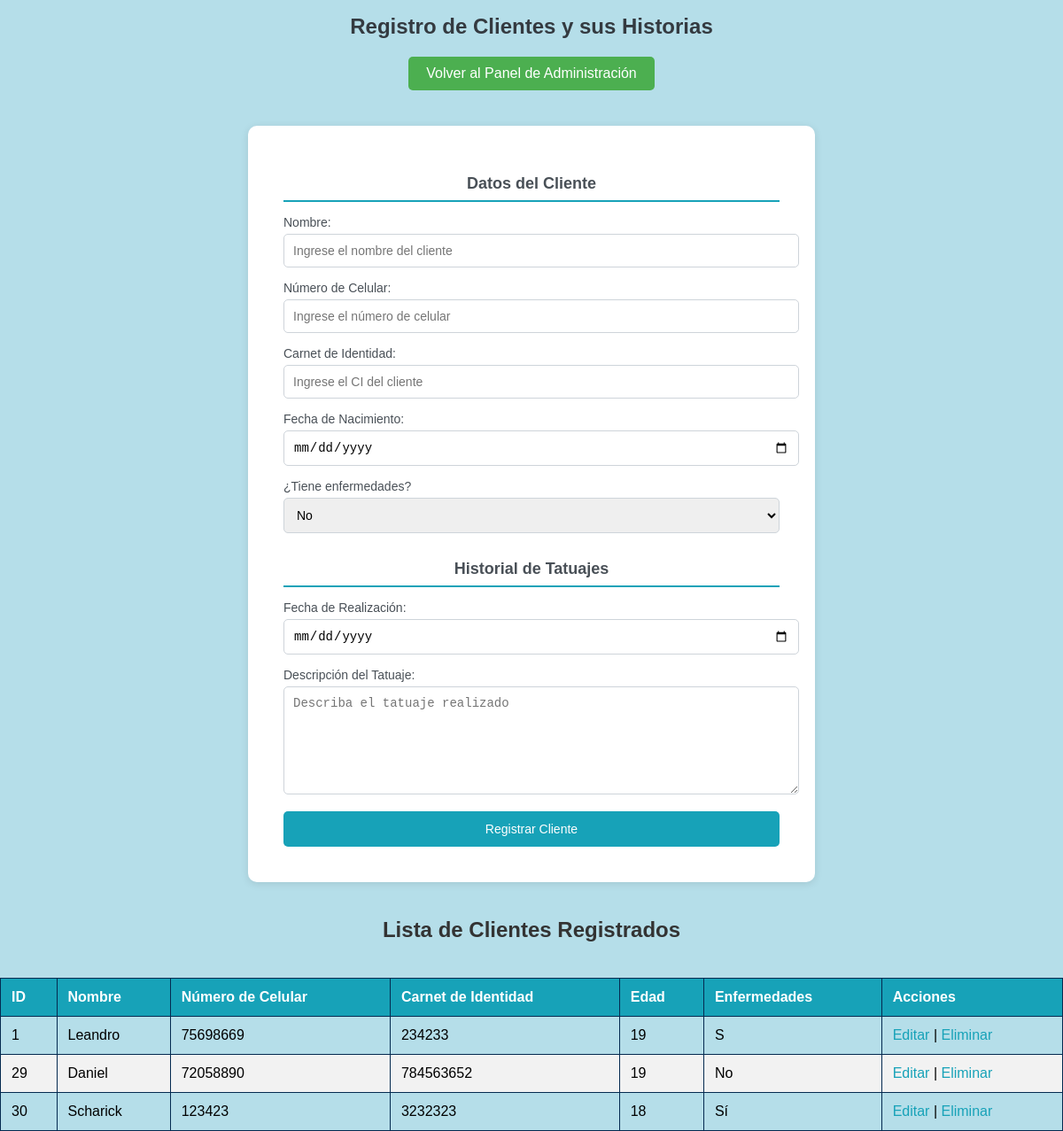
Screenshot of /gestionar_clientes.php with the database file from the repository.
### tables this page shows
CREATE TABLE `cliente` (
  `id` int(11) NOT NULL,
  `nombre` varchar(50) NOT NULL,
  `numero_de_celular` int(8) NOT NULL,
  `carnet_de_identidad` int(8) NOT NULL,
  `edad` int(3) NOT NULL,
  `enfermedades` varchar(2) NOT NULL,
  `historial_medico_id_hm` int(10) NOT NULL,
  `historial_tat_id_historial` int(10) NOT NULL
);

### gestionar_clientes.php (the view, shortened to what this page needs)
<?php
include 'connection.php';
$sql_clientes = "SELECT * FROM cliente";
$result_clientes = $conn->query($sql_clientes);
?>
<!DOCTYPE html>
<html lang="es">
<head>
    <link rel="stylesheet" href="css/estilo.css">
</head>
<body>
    <h1>Registro de Clientes y sus Historias</h1>
    <a href="admin_dashboard.php" class="btn">Volver al Panel de Administración</a>
    <div class="form-container">
        <form method="post" action="gestionar_clientes.php">
            <h2>Datos del Cliente</h2>
            <label for="nombre_cliente">Nombre:</label>
            <input type="text" id="nombre_cliente" name="nombre_cliente" placeholder="Ingrese el nombre del cliente" required>
            <label for="numero_de_celular">Número de Celular:</label>
            <input type="number" id="numero_de_celular" name="numero_de_celular" placeholder="Ingrese el número de celular" required>
            <label for="carnet_de_identidad">Carnet de Identidad:</label>
            <input type="number" id="carnet_de_identidad" name="carnet_de_identidad" placeholder="Ingrese el CI del cliente" required>
            <label for="fecha_nacimiento">Fecha de Nacimiento:</label>
            <input type="date" id="fecha_nacimiento" name="fecha_nacimiento" required onchange="calcularEdad()">
            <label for="enfermedades">¿Tiene enfermedades?</label>
            <select id="enfermedades" name="enfermedades" required onchange="mostrarHistorialMedico()">
                <option value="No">No</option>
            </select>
            <h2>Historial de Tatuajes</h2>
            <label for="fecha_realizacion_tatuaje">Fecha de Realización:</label>
            <input type="date" id="fecha_realizacion_tatuaje" name="fecha_realizacion_tatuaje">
            <label for="descripcion_del_tatuaje">Descripción del Tatuaje:</label>
            <textarea id="descripcion_del_tatuaje" name="descripcion_del_tatuaje" placeholder="Describa el tatuaje realizado"></textarea>
            <button type="submit">Registrar Cliente</button>
        </form>
    </div>
    <h2>Lista de Clientes Registrados</h2>
    <table>
        <thead>
            <tr>
                <th>ID</th>
                <th>Nombre</th>
                <th>Número de Celular</th>
                <th>Carnet de Identidad</th>
                <th>Edad</th>
                <th>Enfermedades</th>
                <th>Acciones</th>
            </tr>
        </thead>
        <tbody>
            <?php while ($cliente = $result_clientes->fetch_assoc()): ?>
                <tr>
                    <td><?php echo $cliente['id']; ?></td>
                    <td><?php echo $cliente['nombre']; ?></td>
                    <td><?php echo $cliente['numero_de_celular']; ?></td>
                    <td><?php echo $cliente['carnet_de_identidad']; ?></td>
                    <td><?php echo $cliente['edad']; ?></td>
                    <td><?php echo $cliente['enfermedades']; ?></td>
                    <td>
                        <a href="editar_clientes.php?id=<?php echo $cliente['id']; ?>">Editar</a> |
                        <a href="gestionar_clientes.php?delete_id=<?php echo $cliente['id']; ?>" onclick="return confirm('¿Estás seguro de que deseas eliminar este cliente?');">Eliminar</a>
                    </td>
                </tr>
            <?php endwhile; ?>
        </tbody>
    </table>
</body>
</html>

### css/estilo.css (style rules this page uses)
body { font-family: 'Arial', sans-serif; background-color: #e9ecef; margin: 0; }
h1 { color: #343a40; text-align: center; margin-bottom: 20px; font-size: 24px; }
.form-container { background-color: #ffffff; padding: 20px; border-radius: 8px; box-shadow: 0 4px 8px rgba(0, 0, 0, 0.1); max-width: 600px; margin: 0 auto 20px; }
.form-container h2 { font-size: 18px; color: #495057; border-bottom: 2px solid #17a2b8; padding-bottom: 8px; margin-bottom: 15px; }
form { padding: 20px; }
form label { font-size: 14px; color: #495057; display: block; margin-bottom: 5px; }
form input, form textarea, form select { width: 100%; padding: 10px; margin-bottom: 15px; border: 1px solid #ced4da; border-radius: 5px; font-size: 14px; }
form textarea { resize: vertical; min-height: 100px; }
form button { background-color: #17a2b8; color: #ffffff; border: none; padding: 12px 20px; border-radius: 5px; font-size: 14px; cursor: pointer; width: 100%; transition: background-color 0.3s ease; }
a { color: #17a2b8; text-decoration: none; }
table { width: 100%; border-collapse: collapse; margin-top: 20px; }
table th, table td { padding: 12px; border: 1px solid #042a50; text-align: left; }
table th { background-color: #17a2b8; color: #ffffff; }
table tbody tr:nth-child(even) { background-color: #f2f2f2; }

### gestionar_clientes.php (style rules this page uses)
body { background-color: #b5dee9; display: flex; flex-direction: column; align-items: center; min-height: 100vh; margin: 0; }
.form-container { margin: 20px; width: 80%; max-width: 600px; background-color: white; padding: 20px; border-radius: 10px; box-shadow: 0 2px 10px rgba(0, 0, 0, 0.1); }
.btn { background-color: #4CAF50; color: white; padding: 10px 20px; text-decoration: none; border-radius: 5px; display: inline-block; margin-bottom: 20px; }
h2 { color: #333; text-align: center; }
table { width: 100%; border-collapse: collapse; margin-top: 20px; }
th, td { border: 1px solid #ddd; padding: 8px; text-align: left; }
th { background-color: #f2f2f2; }

### rows the page displays
cliente: id "1", nombre "Leandro", numero_de_celular "75698669", carnet_de_identidad "234233", edad "19", enfermedades "S"
cliente: id "29", nombre "Daniel", numero_de_celular "72058890", carnet_de_identidad "784563652", edad "19", enfermedades "No"
cliente: id "30", nombre "Scharick", numero_de_celular "123423", carnet_de_identidad "3232323", edad "18", enfermedades "Sí"
